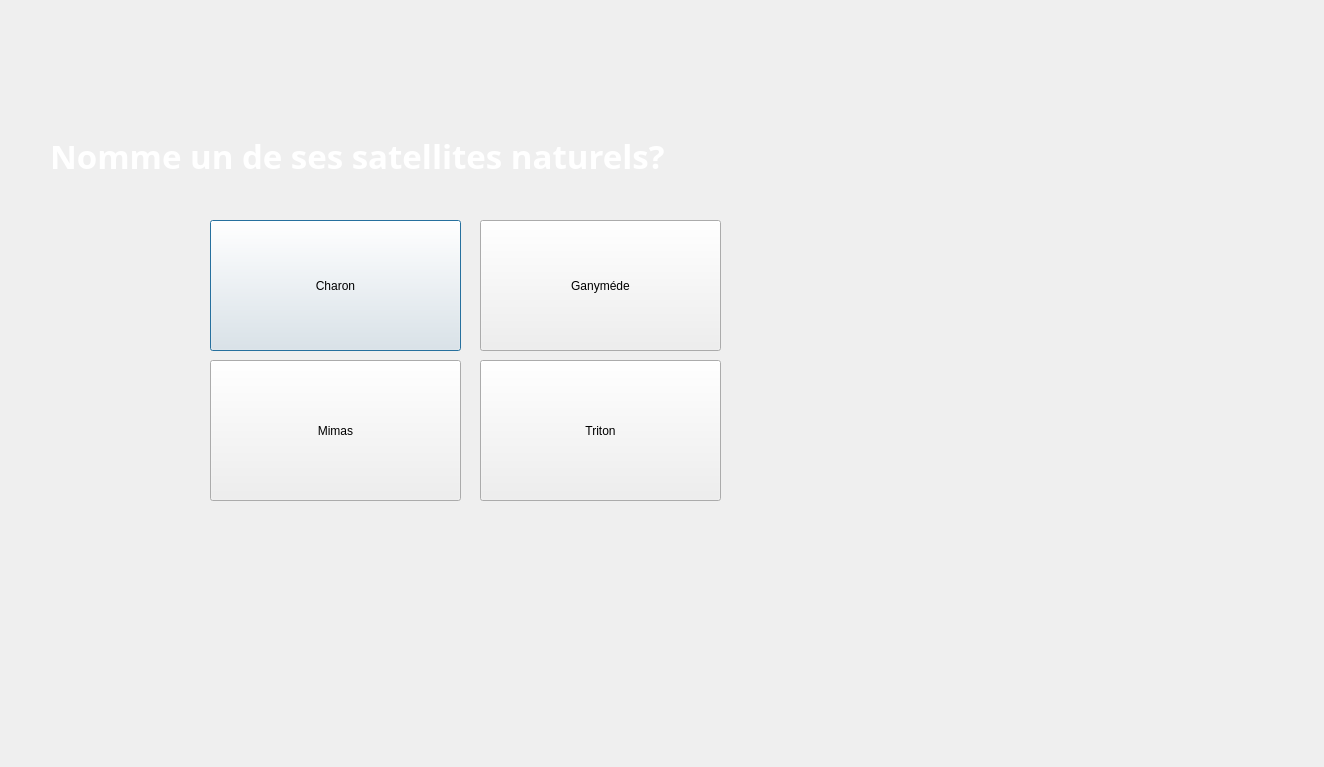
<?xml version="1.0" encoding="UTF-8"?>
<ui version="4.0">
 <class>Dialog17</class>
 <widget class="QDialog" name="Dialog17">
  <property name="geometry">
   <rect>
    <x>0</x>
    <y>0</y>
    <width>1324</width>
    <height>767</height>
   </rect>
  </property>
  <property name="windowTitle">
   <string>Dialog</string>
  </property>
  <widget class="QLabel" name="label">
   <property name="geometry">
    <rect>
     <x>50</x>
     <y>120</y>
     <width>901</width>
     <height>71</height>
    </rect>
   </property>
   <property name="font">
    <font>
     <family>Segoe Script</family>
     <pointsize>25</pointsize>
     <italic>false</italic>
     <bold>true</bold>
    </font>
   </property>
   <property name="styleSheet">
    <string notr="true">font: 700 25pt &quot;Segoe Script&quot;;
color: rgb(255, 255, 255);</string>
   </property>
   <property name="text">
    <string>Nomme un de ses satellites naturels?</string>
   </property>
  </widget>
  <widget class="QPushButton" name="pushButton">
   <property name="geometry">
    <rect>
     <x>210</x>
     <y>220</y>
     <width>251</width>
     <height>131</height>
    </rect>
   </property>
   <property name="text">
    <string>Charon</string>
   </property>
  </widget>
  <widget class="QPushButton" name="pushButton_2">
   <property name="geometry">
    <rect>
     <x>480</x>
     <y>220</y>
     <width>241</width>
     <height>131</height>
    </rect>
   </property>
   <property name="text">
    <string>Ganyméde</string>
   </property>
  </widget>
  <widget class="QPushButton" name="pushButton_3">
   <property name="geometry">
    <rect>
     <x>210</x>
     <y>360</y>
     <width>251</width>
     <height>141</height>
    </rect>
   </property>
   <property name="text">
    <string>Mimas</string>
   </property>
  </widget>
  <widget class="QPushButton" name="pushButton_4">
   <property name="geometry">
    <rect>
     <x>480</x>
     <y>360</y>
     <width>241</width>
     <height>141</height>
    </rect>
   </property>
   <property name="text">
    <string>Triton</string>
   </property>
  </widget>
 </widget>
 <resources/>
 <connections/>
</ui>
